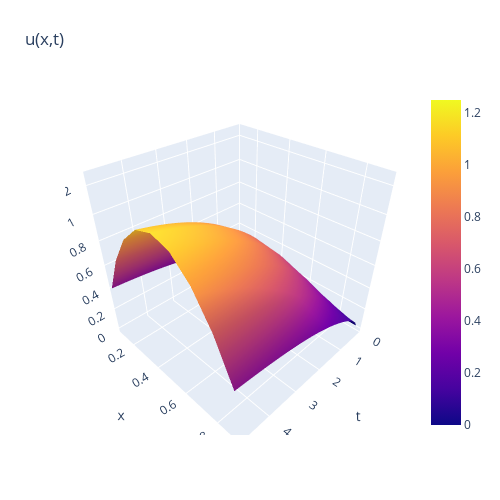

The cell this chart's notebook holds for it:
### Code cell
""" PLOT SOLUTION AS 3D SURFACE """

fig = go.Figure(data=[go.Surface(z=u, x=t_span, y=x)])

fig.update_layout(
    title='u(x,t)',
    autosize=False,
    scene=dict(
        xaxis=dict(range=[0, 5]),
        xaxis_title='t',
        yaxis_title='x',
        zaxis_title='u(x, t)'),
    width=500,
    height=500,
    margin=dict(l=65, r=50, b=65, t=90)
)

fig.show()

### Figure 1 — Plotly figure (JSON) as saved in the notebook; plotly's stock layout.template omitted (floating-point values rounded to 4 significant figures; data arrays with more than 128 entries replaced by an {"elided": "..."} marker saying what was removed)
{"data": [{"type": "surface", "x": {"elided": "1001 float values"}, "y": [0.1, 0.2, 0.3, 0.4, 0.5, 0.6, 0.7, 0.8, 0.9], "z": {"elided": "9x1001 float values"}}], "layout": {"autosize": false, "height": 500, "margin": {"b": 65, "l": 65, "r": 50, "t": 90}, "scene": {"xaxis": {"range": [0, 5], "title": {"text": "t"}}, "yaxis": {"title": {"text": "x"}}, "zaxis": {"title": {"text": "u(x, t)"}}}, "title": {"text": "u(x,t)"}, "width": 500}}
